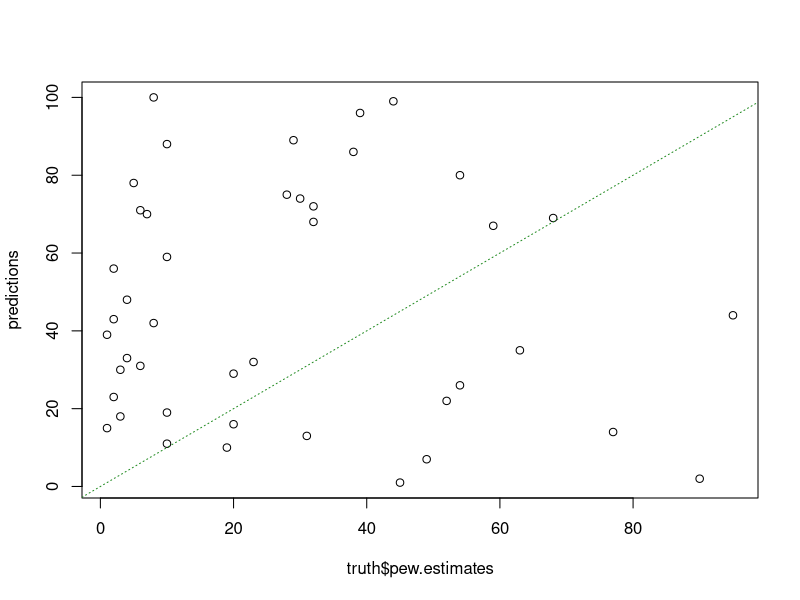

The R source for this figure:

truth<-read.csv("pewestimates.csv", stringsAsFactors = F)

predictions<-sample(1:100, nrow(truth))



plot(x=truth$pew.estimates,
     y=predictions)
abline(a=0,b=1,col="forestgreen",lty=3)
